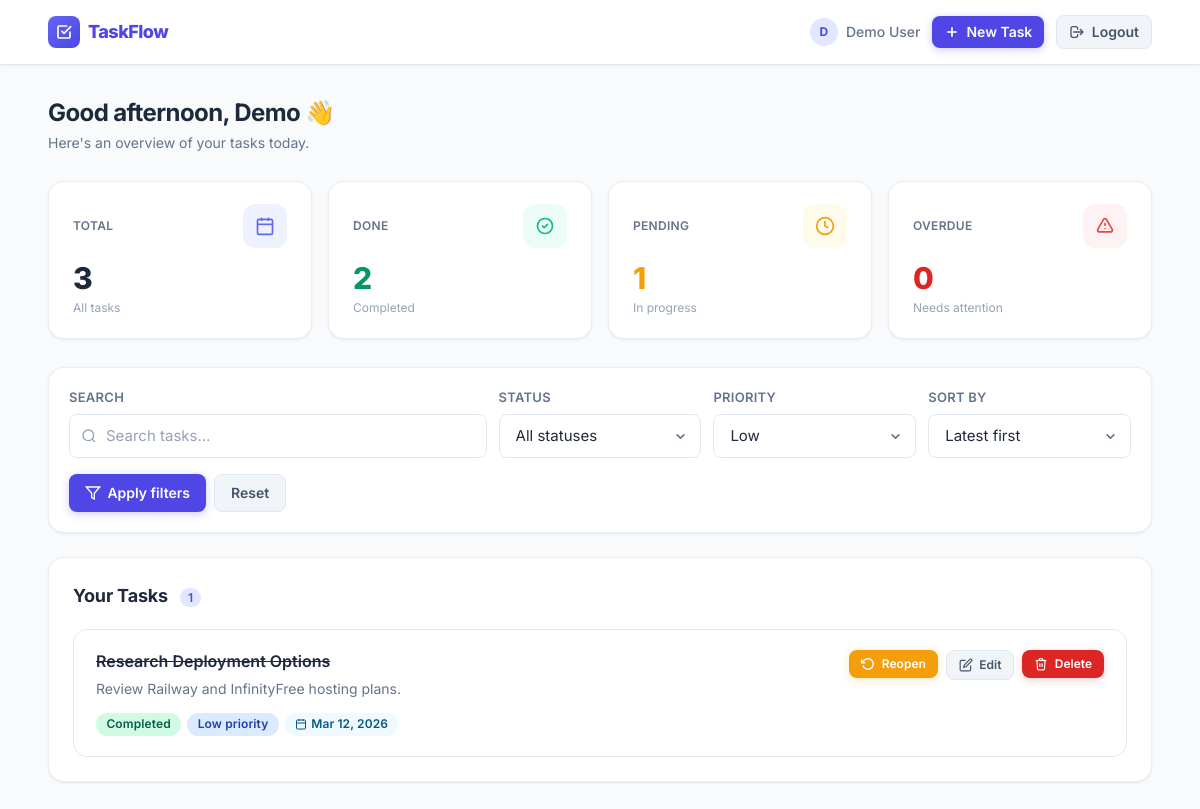
Page /dashboard.php?priority=Low (signed in) on the committed database.
### tables this page shows
CREATE TABLE `tasks` (
  `id` int(11) NOT NULL AUTO_INCREMENT,
  `user_id` int(11) NOT NULL,
  `title` varchar(255) NOT NULL,
  `description` text DEFAULT NULL,
  `priority` enum('Low','Medium','High') NOT NULL DEFAULT 'Medium',
  `status` enum('Pending','Completed') NOT NULL DEFAULT 'Pending',
  `due_date` date DEFAULT NULL,
  `created_at` timestamp NOT NULL DEFAULT current_timestamp(),
  PRIMARY KEY (`id`),
  KEY `user_id` (`user_id`),
  CONSTRAINT `tasks_ibfk_1` FOREIGN KEY (`user_id`) REFERENCES `users` (`id`) ON DELETE CASCADE
);

### dashboard.php (the view, shortened to what the rows shown need)
<?php
include 'config/db.php';
$user_id = $_SESSION['user_id'];
$priority_filter = isset($_GET['priority']) ? trim($_GET['priority']) : "";
$sort            = isset($_GET['sort'])     ? trim($_GET['sort'])     : "latest";
$sql    = "SELECT id, title, description, priority, status, due_date, created_at FROM tasks WHERE user_id = ?";
$params = [];
$types  = "i";
$params[] = $user_id;
if ($priority_filter != "") {
    $sql .= " AND priority = ?";
    $types .= "s";
    $params[] = $priority_filter;
}
if ($sort == "oldest") {
    $sql .= " ORDER BY id ASC";
} elseif ($sort == "due_asc") {
    $sql .= " ORDER BY due_date ASC, id DESC";
} elseif ($sort == "due_desc") {
    $sql .= " ORDER BY due_date DESC, id DESC";
} elseif ($sort == "priority_high") {
    $sql .= " ORDER BY FIELD(priority, 'High', 'Medium', 'Low'), id DESC";
} elseif ($sort == "priority_low") {
    $sql .= " ORDER BY FIELD(priority, 'Low', 'Medium', 'High'), id DESC";
} else {
    $sql .= " ORDER BY id DESC";
}
$stmt = mysqli_prepare($conn, $sql);
mysqli_stmt_bind_param($stmt, $types, ...$params);
mysqli_stmt_execute($stmt);
$result = mysqli_stmt_get_result($stmt);
?>
<?php include 'includes/header.php'; ?>
<main class="max-w-6xl mx-auto px-4 sm:px-6 py-8">
    <div class="mb-7 animate-fade-in">
        <h1 class="text-2xl font-bold text-slate-800 tracking-tight">
            Good <?php
                $hour = (int) date('H');
                if ($hour < 12) echo "morning";
                elseif ($hour < 18) echo "afternoon";
                else echo "evening";
            ?>, <?php echo htmlspecialchars(explode(' ', $_SESSION['user_name'])[0]); ?> 👋
        </h1>
    </div>
    <div class="tf-card p-5 sm:p-6">
        <div class="flex items-center justify-between mb-5">
            <h2 class="section-title">
                Your Tasks
                <?php
                    $count = mysqli_num_rows($result);
                    if ($count > 0):
                ?>
                <span class="ml-2 text-xs font-semibold bg-indigo-100 text-indigo-600 px-2 py-0.5 rounded-full"><?php echo $count; ?></span>
                <?php endif; ?>
            </h2>
        </div>
        <?php if (mysqli_num_rows($result) > 0): ?>
            <div class="space-y-3 stagger">
                <?php while ($task = mysqli_fetch_assoc($result)): ?>
                    <?php
                        $isOverdue = (
                            !empty($task['due_date']) &&
                            $task['due_date'] != '0000-00-00' &&
                            $task['status'] != 'Completed' &&
                            strtotime($task['due_date']) < strtotime(date('Y-m-d'))
                        );
                        $priorityClass = 'badge-low';
                        $statusClass = $task['status'] == 'Completed' ? 'badge-completed' : 'badge-pending';
                        $dueDateFormatted = '';
                        if (!empty($task['due_date']) && $task['due_date'] != '0000-00-00') {
                            $dueDateFormatted = date('M j, Y', strtotime($task['due_date']));
                        }
                    ?>
                    <div class="task-card <?php echo $isOverdue ? 'overdue-card' : ''; ?>">
                        <div class="flex flex-col sm:flex-row sm:items-start sm:justify-between gap-3">
                            <div class="flex-1 min-w-0">
                                <div class="flex items-start gap-2 flex-wrap">
                                    <h3 class="text-base font-semibold text-slate-800 break-words leading-snug <?php echo $task['status'] == 'Completed' ? 'line-through text-slate-400' : ''; ?>">
                                        <?php echo htmlspecialchars($task['title']); ?>
                                    </h3>
                                </div>
                                <?php if (!empty($task['description'])): ?>
                                    <p class="text-slate-500 text-sm mt-1.5 break-words line-clamp-2 leading-relaxed">
                                        <?php echo htmlspecialchars($task['description']); ?>
                                    </p>
                                <?php endif; ?>
                                <div class="flex flex-wrap gap-1.5 mt-3">
                                    <span class="badge <?php echo $statusClass; ?>">
                                        <?php echo htmlspecialchars($task['status']); ?>
                                    </span>
                                    <span class="badge <?php echo $priorityClass; ?>">
                                        <?php echo htmlspecialchars($task['priority']); ?> priority
                                    </span>
                                    <?php if ($dueDateFormatted): ?>
                                        <span class="badge badge-due">
                                            <svg class="w-3 h-3" fill="none" viewBox="0 0 24 24" stroke="currentColor" stroke-width="2">
                                                <rect x="3" y="4" width="18" height="18" rx="2"/><line x1="16" y1="2" x2="16" y2="6"/><line x1="8" y1="2" x2="8" y2="6"/><line x1="3" y1="10" x2="21" y2="10"/>
                                            </svg>
                                            <?php echo $dueDateFormatted; ?>
                                        </span>
                                    <?php endif; ?>
                                </div>
                            </div>
                            <div class="flex flex-row sm:flex-col lg:flex-row gap-2 flex-shrink-0 self-start">
                                <?php if ($task['status'] == "Pending"): ?>
                                    <form action="updateStatus.php" method="POST" class="inline">
                                        <?php echo csrf_field(); ?>
                                        <input type="hidden" name="id" value="<?php echo $task['id']; ?>">
                                        <input type="hidden" name="status" value="Completed">
                                        <button type="submit" class="btn btn-success text-xs px-3 py-1.5 w-full">
                                            <svg class="w-3.5 h-3.5" fill="none" viewBox="0 0 24 24" stroke="currentColor" stroke-width="2.5">
                                                <path stroke-linecap="round" stroke-linejoin="round" d="M5 13l4 4L19 7"/>
                                            </svg>
                                            Done
                                        </button>
                                    </form>
                                <?php else: ?>
                                    <form action="updateStatus.php" method="POST" class="inline">
                                        <button type="submit" class="btn btn-warning text-xs px-3 py-1.5 w-full">
                                            <svg class="w-3.5 h-3.5" fill="none" viewBox="0 0 24 24" stroke="currentColor" stroke-width="2.5">
                                                <polyline points="1 4 1 10 7 10"/><path d="M3.51 15a9 9 0 102.13-9.36L1 10"/>
                                            </svg>
                                            Reopen
                                        </button>
                                    </form>
                                <?php endif; ?>
                                <a href="editTask.php?id=<?php echo $task['id']; ?>"
                                   class="btn btn-secondary text-xs px-3 py-1.5">
                                    <svg class="w-3.5 h-3.5" fill="none" viewBox="0 0 24 24" stroke="currentColor" stroke-width="2">
                                        <path d="M11 4H4a2 2 0 00-2 2v14a2 2 0 002 2h14a2 2 0 002-2v-7"/>
                                        <path d="M18.5 2.5a2.121 2.121 0 013 3L12 15l-4 1 1-4 9.5-9.5z"/>
                                    </svg>
                                    Edit
                                </a>
                                <form action="deleteTask.php" method="POST" class="inline delete-form">
                                    <button type="submit" class="btn btn-danger text-xs px-3 py-1.5 w-full">
                                        <svg class="w-3.5 h-3.5" fill="none" viewBox="0 0 24 24" stroke="currentColor" stroke-width="2">
                                            <polyline points="3 6 5 6 21 6"/><path d="M19 6l-1 14a2 2 0 01-2 2H8a2 2 0 01-2-2L5 6"/><path d="M10 11v6"/><path d="M14 11v6"/><path d="M9 6V4a1 1 0 011-1h4a1 1 0 011 1v2"/>
                                        </svg>
                                        Delete
                                    </button>
                                </form>
                            </div>
                        </div>
                    </div>
                <?php endwhile; ?>
            </div>
        <?php endif; ?>
    </div>
</main>
<?php include 'includes/footer.php'; ?>

### rows in the picture
tasks: title "Research Deployment Options", description "Review Railway and InfinityFree hosting plans.", status "Completed", priority "Low", due_date "Mar 12, 2026"

### other values in the picture
substr($_SESSION['user_name'], 0, 1) "D"
$_SESSION['user_name'] "Demo User"
explode(' ', $_SESSION['user_name'])[0] "Demo"
$totalTasks "3"
$completedTasks "2"
$pendingTasks "1"
$overdueTasks "0"
$count "1"
